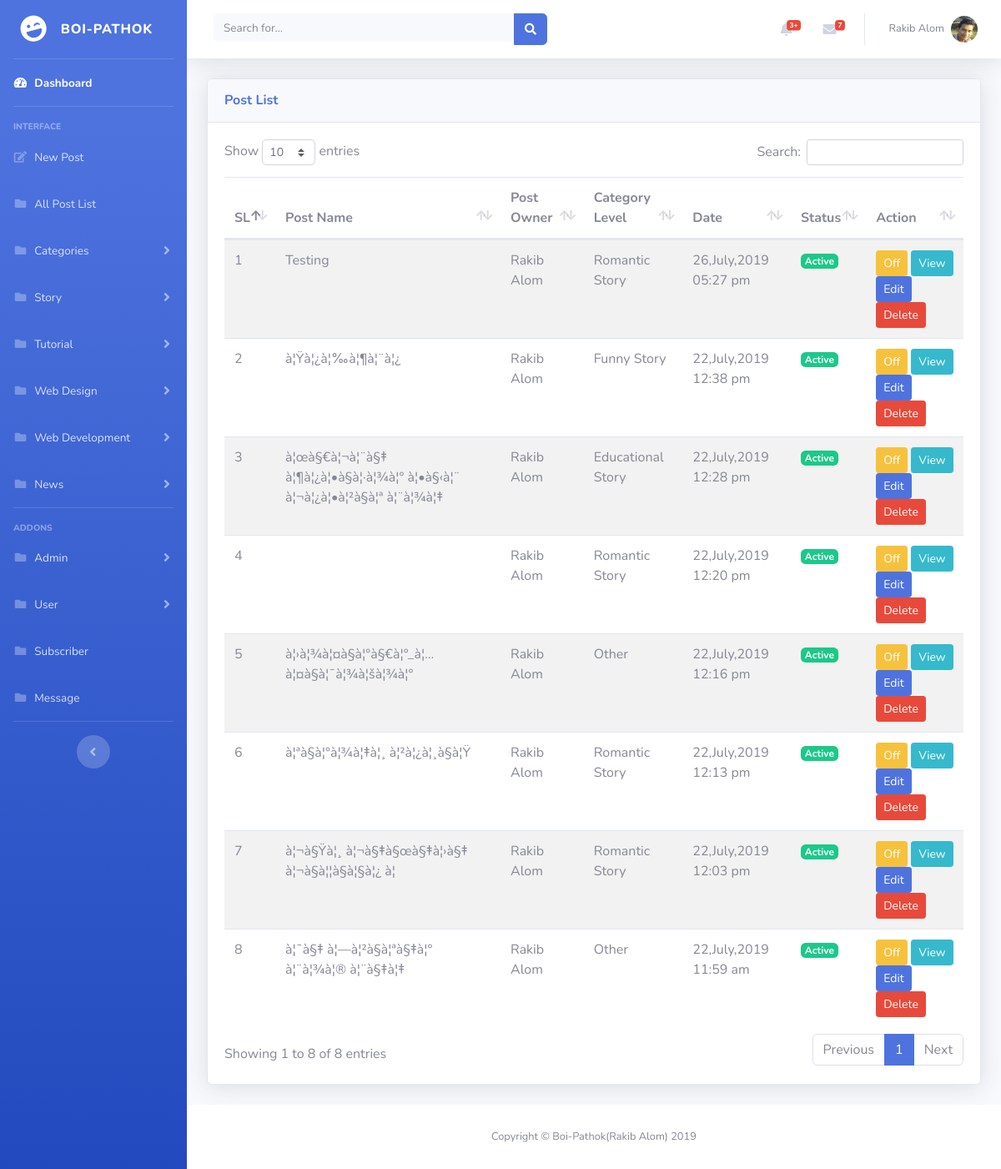
The app's page /adminpanel/admin/post_by_categories.php?categories=8 (signed in) with its own data.
### tables this page shows
CREATE TABLE `categories` (
  `cate_id` int(11) NOT NULL,
  `cate_name` varchar(50) NOT NULL,
  `cate_status` int(11) NOT NULL DEFAULT '1'
);

CREATE TABLE `post` (
  `post_id` int(11) NOT NULL,
  `post_name` text NOT NULL,
  `post_owner` varchar(50) NOT NULL,
  `cate_id` int(11) NOT NULL,
  `cate_level_id` int(11) NOT NULL,
  `post_text` text NOT NULL,
  `post_image` text NOT NULL,
  `post_date` varchar(50) NOT NULL,
  `post_status` int(11) NOT NULL DEFAULT '1',
  `admin_id` int(11) NOT NULL,
  `user_id` int(11) NOT NULL
);

CREATE TABLE `categories_level` (
  `cate_level_id` int(11) NOT NULL,
  `cate_id` int(11) NOT NULL,
  `cate_level_name` varchar(50) NOT NULL,
  `cate_level_status` int(11) NOT NULL DEFAULT '1'
);

### adminpanel/admin/post_by_categories.php (the view, shortened to what this page needs)
<?php
 	include ('../include/admin_header.php');
 	include ('../include/dbcon.php');
 	$id = $_GET['categories'];
 	$sql = "SELECT categories.cate_name, categories_level.cate_level_name, post.* FROM post INNER JOIN categories ON categories.cate_id = post.cate_id INNER JOIN categories_level ON categories_level.cate_level_id = post.cate_level_id WHERE post.cate_id = '$id' ORDER BY post_id desc";
 	$run = mysqli_query($con,$sql);
 	$count = 1;
?>
  <div id="wrapper">
        <div class="container-fluid">
          <div class="card shadow mb-4">
            <div class="card-header py-3">
              <h6 class="m-0 font-weight-bold text-primary">Post List</h6>
            </div>
            <div class="card-body">
              <div class="table-responsive">
                <table class="table table-striped" id="dataTable" width="100%" cellspacing="0">
                 	<thead>
	                    <tr>
	                      	<th>SL</th>
	                      	<th>Post Name</th>
	                      	<th>Post Owner</th>
	                      	<th>Category Level</th>
	                      	<th>Date</th>
	                      	<th>Status</th>
	                      	<th>Action</th>
	                    </tr>
                 	</thead>
                 	<tbody>
                 	<?php while($result = mysqli_fetch_assoc($run)) { ?>
                 		<tr>
                 			<td><?php echo $count++; ?></td>
                 			<td><?php echo $result['post_name']; ?></td>
                 			<td><?php echo $result['post_owner']; ?></td>
		                    <td><?php echo $result['cate_level_name']; ?></td>
		                    <td><?php echo $result['post_date']; ?></td>
		                    <td>
		                        <?php
		                          if ($result['post_status'] == 1) {
		                            ?>
		                            <span class="badge badge-success">Active</span>
		                            <?php
		                          }else{
		                            ?>
		                            <span class="badge badge-warning">Deactive</span>
		                            <?php
		                          }
		                         ?>
		                    </td>
		                 	<td>
		                        <?php
		                        if ($result['post_status'] == 1) {
		                        ?>
		                            <form action="" method="post">
		                                <button class="btn btn-sm btn-warning" name="deactive">Off</button>
		                                <a class="btn btn-sm btn-info" href="post_view.php?post_id=<?php echo $result['post_id']; ?>">View</a>
		                                <a class="btn btn-sm btn-primary" href="post_edit.php?post_id=<?php echo $result['post_id']; ?>">Edit</a>
		                                <button class="btn btn-sm btn-danger" name="delete">Delete</button>
		                            </form>
		                        <?php
		                           }
		                        ?>
		                    </td>
                 		</tr>
                 	<?php } ?>
                 	</tbody>
                </table>
              </div>
            </div>
          </div>
        </div>
      </div>
			<?php
	include('../include/admin_footer.php');
?>

### adminpanel/include/admin_header.php (shortened to what this page needs)
<?php
    include ('dbcon.php');
    $email = $_SESSION['email'];
    $sql11 = "SELECT * FROM admin WHERE admin_email = '$email'";
    $run11 = mysqli_query($con,$sql11);
    $result11 = mysqli_fetch_assoc($run11);
 ?>
<!DOCTYPE html>
<html lang="en">
<head>
  <link href="../vendor/fontawesome-free/css/all.min.css" rel="stylesheet" type="text/css">
  <link href="../css/sb-admin-2.css" rel="stylesheet">
  <link href="../vendor/datatables/dataTables.bootstrap4.min.css" rel="stylesheet">
</head>
<body id="page-top">
  <div id="wrapper">
    <ul class="navbar-nav bg-gradient-primary sidebar sidebar-dark accordion" id="accordionSidebar">
      <a class="sidebar-brand d-flex align-items-center justify-content-center" href="index.php">
        <div class="sidebar-brand-icon rotate-n-15">
          <i class="fas fa-laugh-wink"></i>
        </div>
        <div class="sidebar-brand-text mx-3">Boi-Pathok</div>
      </a>
      <hr class="sidebar-divider my-0">
      <li class="nav-item active">
        <a class="nav-link" href="../admin/index.php">
          <i class="fas fa-fw fa-tachometer-alt"></i>
          <span>Dashboard</span></a>
      </li>
      <hr class="sidebar-divider">
      <div class="sidebar-heading">
        Interface
      </div>
      <li class="nav-item">
        <a class="nav-link" href="../admin/post.php">
          <i class="fas fa-fw fa-edit"></i>
          <span>New Post</span></a>
      </li>
      <li class="nav-item">
        <a class="nav-link" href="../admin/post_list.php">
          <i class="fas fa-fw fa-folder"></i>
          <span>All Post List</span></a>
      </li>
      <li class="nav-item">
        <a class="nav-link collapsed" href="#" data-toggle="collapse" data-target="#categoriesNav" aria-expanded="true" aria-controls="collapsePages">
          <i class="fas fa-fw fa-folder"></i>
          <span>Categories</span>
        </a>
      </li>
    <?php
      include ('dbcon.php');
      $sql = "SELECT * FROM categories WHERE cate_status = '1'";
      $run = mysqli_query($con,$sql);
      while($result = mysqli_fetch_assoc($run)) {
     ?>
      <li class="nav-item" value="<?php echo $result['cate_id']; ?>">
        <a class="nav-link collapsed" href="#" data-toggle="collapse" data-target="#navID<?php echo $result['cate_id']; ?>" aria-expanded="true" aria-controls="collapsePages">
          <i class="fas fa-fw fa-folder"></i>
          <span><?php echo $result['cate_name']; ?></span>
        </a>
      </li>
    <?php } ?>
      <hr class="sidebar-divider">
      <div class="sidebar-heading">
        Addons
      </div>
      <li class="nav-item">
        <a class="nav-link collapsed" href="#" data-toggle="collapse" data-target="#adminNav" aria-expanded="true" aria-controls="collapsePages">
          <i class="fas fa-fw fa-folder"></i>
          <span>Admin</span>
        </a>
      </li>
      <li class="nav-item">
        <a class="nav-link collapsed" href="#" data-toggle="collapse" data-target="#userNav" aria-expanded="true" aria-controls="collapsePages">
          <i class="fas fa-fw fa-folder"></i>
          <span>User</span>
        </a>
      </li>
      <li class="nav-item">
        <a class="nav-link" href="../admin/subscribe.php">
          <i class="fas fa-fw fa-folder"></i>
          <span>Subscriber</span></a>
      </li>
      <li class="nav-item">
        <a class="nav-link" href="../admin/contact.php">
          <i class="fas fa-fw fa-folder"></i>
          <span>Message</span></a>
      </li>
      <hr class="sidebar-divider d-none d-md-block">
      <div class="text-center d-none d-md-inline">
        <button class="rounded-circle border-0" id="sidebarToggle"></button>
      </div>
    </ul>
    <div id="content-wrapper" class="d-flex flex-column">
      <div id="content">
        <nav class="navbar navbar-expand navbar-light bg-white topbar mb-4 static-top shadow">
          <form class="d-none d-sm-inline-block form-inline mr-auto ml-md-3 my-2 my-md-0 mw-100 navbar-search">
            <div class="input-group">
              <input type="text" class="form-control bg-light border-0 small" placeholder="Search for..." aria-label="Search" aria-describedby="basic-addon2">
              <div class="input-group-append">
                <button class="btn btn-primary" type="button">
                  <i class="fas fa-search fa-sm"></i>
                </button>
              </div>
            </div>
          </form>
          <ul class="navbar-nav ml-auto">
            <li class="nav-item dropdown no-arrow mx-1">
              <a class="nav-link dropdown-toggle" href="#" id="alertsDropdown" role="button" data-toggle="dropdown" aria-haspopup="true" aria-expanded="false">
                <i class="fas fa-bell fa-fw"></i>
                <span class="badge badge-danger badge-counter">3+</span>
              </a>
            </li>
            <li class="nav-item dropdown no-arrow mx-1">
              <a class="nav-link dropdown-toggle" href="#" id="messagesDropdown" role="button" data-toggle="dropdown" aria-haspopup="true" aria-expanded="false">
                <i class="fas fa-envelope fa-fw"></i>
                <span class="badge badge-danger badge-counter">7</span>
              </a>
            </li>
            <li class="nav-item dropdown no-arrow">
              <a class="nav-link dropdown-toggle" href="#" id="userDropdown" role="button" data-toggle="dropdown" aria-haspopup="true" aria-expanded="false">
                <span class="mr-2 d-none d-lg-inline text-gray-600 small"><?php echo $result11['admin_name']; ?></span>
                <img class="img-profile rounded-circle" src="../img/admin/<?php echo $result11['admin_image']; ?>">
              </a>
            </li>
          </ul>
        </nav>

### records on screen
categories: $result['cate_id'] 8 (drawn), cate_name "Story"
categories: $result['cate_id'] 9 (drawn), cate_name "Tutorial"
categories: $result['cate_id'] 10 (drawn), cate_name "Web Design"
categories: $result['cate_id'] 11 (drawn), cate_name "Web Development"
categories: $result['cate_id'] 12 (drawn), cate_name "News"
post: post_name "Testing", post_owner "Rakib Alom", cate_level.cate_level_name "Romantic Story", post_date "26,July,2019 05:27 pm", post_status "Active"
post: post_name "à¦Ÿà¦¿à¦‰à¦¶à¦¨à¦¿", post_owner "Rakib Alom", cate_level.cate_level_name "Funny Story", post_date "22,July,2019 12:38 pm", post_status "Active"
post: post_name "à¦œà§€à¦¬à¦¨à§‡ à¦¶à¦¿à¦•à§à¦·à¦¾à¦° à¦•à§‹à¦¨ à¦¬à¦¿à¦•à¦²à§à¦ª à¦¨à¦¾à¦‡", post_owner "Rakib Alom", cate_level.cate_level_name "Educational Story", post_date "22,July,2019 12:28 pm", post_status "Active"
post: post_owner "Rakib Alom", cate_level.cate_level_name "Romantic Story", post_date "22,July,2019 12:20 pm", post_status "Active"
post: post_name "à¦›à¦¾à¦¤à§à¦°à§€à¦°_à¦…à¦¤à§à¦¯à¦¾à¦šà¦¾à¦°", post_owner "Rakib Alom", cate_level.cate_level_name "Other", post_date "22,July,2019 12:16 pm", post_status "Active"
post: post_name "à¦ªà§à¦°à¦¾à¦‡à¦¸ à¦²à¦¿à¦¸à§à¦Ÿ", post_owner "Rakib Alom", cate_level.cate_level_name "Romantic Story", post_date "22,July,2019 12:13 pm", post_status "Active"
post: post_name "à¦¬à§Ÿà¦¸ à¦¬à§‡à§œà§‡à¦›à§‡ à¦¬à§à¦¦à§à¦§à¦¿ à¦", post_owner "Rakib Alom", cate_level.cate_level_name "Romantic Story", post_date "22,July,2019 12:03 pm", post_status "Active"
post: post_name "à¦¯à§‡ à¦—à¦²à§à¦ªà§‡à¦° à¦¨à¦¾à¦® à¦¨à§‡à¦‡", post_owner "Rakib Alom", cate_level.cate_level_name "Other", post_date "22,July,2019 11:59 am", post_status "Active"

### other values on screen
$result11['admin_name'] "Rakib Alom"
